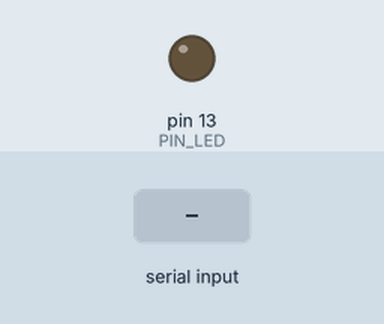
Bench run of a sketch on a simulated Arduino Leonardo, built with avr-gcc and run on an emulated ATmega32U4. Parts: output pins drawn as LEDs (lit = HIGH). The inputs (shaded band) are chosen by the test bench. USB keyboard and mouse output is not drawn.

Above: at 1.2 s.
1.3 s: "90,45,200\n" received over Serial
At 2.1 s:
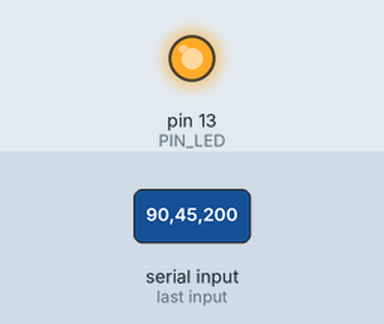
Timing chart, 0 to 4.3 s (numbered marks = the images above; inputs shaded):
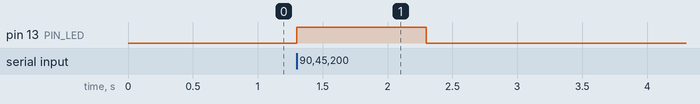

The sketch:

ArduinoArcade.ino
```cpp
/* ------------------------- */
/* -     User Settings     - */
/* ------------------------- */

#define PIN_UP (0)
#define DEF_UP (KEY_UP_ARROW)
#define PIN_DOWN (1)
#define DEF_DOWN (KEY_DOWN_ARROW)
#define PIN_LEFT (2)
#define DEF_LEFT (KEY_LEFT_ARROW)
#define PIN_RIGHT (3)
#define DEF_RIGHT (KEY_RIGHT_ARROW)

#define PIN_BTN1 (4)
#define DEF_BTN1 ('a')
#define PIN_BTN2 (5)
#define DEF_BTN2 ('z')
#define PIN_BTN3 (6)
#define DEF_BTN3 ('s')
#define PIN_BTN4 (7)
#define DEF_BTN4 ('x')
#define PIN_BTN5 (8)
#define DEF_BTN5 ('d')
#define PIN_BTN6 (9)
#define DEF_BTN6 ('c')
#define PIN_BTN7 (10)
#define DEF_BTN7 ('f')
#define PIN_BTN8 (11)
#define DEF_BTN8 ('v')
//#define PIN_BTN9 (12)
//#define DEF_BTN9 ('g')
//#define PIN_BTN10 (14)
//#define DEF_BTN10 ('b')
//#define PIN_BTN11 (15)
//#define DEF_BTN11 ('h')
//#define PIN_BTN12 (16)
//#define DEF_BTN12 ('n')

// Uncomment this line if you experienced double input.
#define DEBOUNCE_MODE
#define DEBOUNCE_TIME_MS (8)


/* ------------------------- */
/* -     Source Codes      - */
/* ------------------------- */

#include <EEPROM.h>
#include <Keyboard.h>
#define VALID_HASH (0x213B)
#define PIN_LED (13)
#define EEPROM_ADDR_OFFSET (0)


const byte keyPins[] = {PIN_UP, PIN_DOWN, PIN_LEFT, PIN_RIGHT
#ifdef PIN_BTN12
, PIN_BTN1, PIN_BTN2, PIN_BTN3, PIN_BTN4, PIN_BTN5, PIN_BTN6, PIN_BTN7, PIN_BTN8, PIN_BTN9, PIN_BTN10, PIN_BTN11, PIN_BTN12};
char keyMap[] = {DEF_UP, DEF_DOWN, DEF_LEFT, DEF_RIGHT, DEF_BTN1, DEF_BTN2, DEF_BTN3, DEF_BTN4, DEF_BTN5, DEF_BTN6, DEF_BTN7, DEF_BTN8, DEF_BTN9, DEF_BTN10, DEF_BTN11, DEF_BTN12};
#elif PIN_BTN11
, PIN_BTN1, PIN_BTN2, PIN_BTN3, PIN_BTN4, PIN_BTN5, PIN_BTN6, PIN_BTN7, PIN_BTN8, PIN_BTN9, PIN_BTN10, PIN_BTN11};
char keyMap[] = {DEF_UP, DEF_DOWN, DEF_LEFT, DEF_RIGHT, DEF_BTN1, DEF_BTN2, DEF_BTN3, DEF_BTN4, DEF_BTN5, DEF_BTN6, DEF_BTN7, DEF_BTN8, DEF_BTN9, DEF_BTN10, DEF_BTN11};
#elif PIN_BTN10
, PIN_BTN1, PIN_BTN2, PIN_BTN3, PIN_BTN4, PIN_BTN5, PIN_BTN6, PIN_BTN7, PIN_BTN8, PIN_BTN9, PIN_BTN10};
char keyMap[] = {DEF_UP, DEF_DOWN, DEF_LEFT, DEF_RIGHT, DEF_BTN1, DEF_BTN2, DEF_BTN3, DEF_BTN4, DEF_BTN5, DEF_BTN6, DEF_BTN7, DEF_BTN8, DEF_BTN9, DEF_BTN10};
#elif PIN_BTN9
, PIN_BTN1, PIN_BTN2, PIN_BTN3, PIN_BTN4, PIN_BTN5, PIN_BTN6, PIN_BTN7, PIN_BTN8, PIN_BTN9};
char keyMap[] = {DEF_UP, DEF_DOWN, DEF_LEFT, DEF_RIGHT, DEF_BTN1, DEF_BTN2, DEF_BTN3, DEF_BTN4, DEF_BTN5, DEF_BTN6, DEF_BTN7, DEF_BTN8, DEF_BTN9};
#elif PIN_BTN8
, PIN_BTN1, PIN_BTN2, PIN_BTN3, PIN_BTN4, PIN_BTN5, PIN_BTN6, PIN_BTN7, PIN_BTN8};
char keyMap[] = {DEF_UP, DEF_DOWN, DEF_LEFT, DEF_RIGHT, DEF_BTN1, DEF_BTN2, DEF_BTN3, DEF_BTN4, DEF_BTN5, DEF_BTN6, DEF_BTN7, DEF_BTN8};
#elif PIN_BTN7
, PIN_BTN1, PIN_BTN2, PIN_BTN3, PIN_BTN4, PIN_BTN5, PIN_BTN6, PIN_BTN7};
char keyMap[] = {DEF_UP, DEF_DOWN, DEF_LEFT, DEF_RIGHT, DEF_BTN1, DEF_BTN2, DEF_BTN3, DEF_BTN4, DEF_BTN5, DEF_BTN6, DEF_BTN7};
#elif PIN_BTN6
, PIN_BTN1, PIN_BTN2, PIN_BTN3, PIN_BTN4, PIN_BTN5, PIN_BTN6};
char keyMap[] = {DEF_UP, DEF_DOWN, DEF_LEFT, DEF_RIGHT, DEF_BTN1, DEF_BTN2, DEF_BTN3, DEF_BTN4, DEF_BTN5, DEF_BTN6};
#elif PIN_BTN5
, PIN_BTN1, PIN_BTN2, PIN_BTN3, PIN_BTN4, PIN_BTN5};
char keyMap[] = {DEF_UP, DEF_DOWN, DEF_LEFT, DEF_RIGHT, DEF_BTN1, DEF_BTN2, DEF_BTN3, DEF_BTN4, DEF_BTN5};
#elif PIN_BTN4
, PIN_BTN1, PIN_BTN2, PIN_BTN3, PIN_BTN4};
char keyMap[] = {DEF_UP, DEF_DOWN, DEF_LEFT, DEF_RIGHT, DEF_BTN1, DEF_BTN2, DEF_BTN3, DEF_BTN4};
#elif PIN_BTN3
, PIN_BTN1, PIN_BTN2, PIN_BTN3};
char keyMap[] = {DEF_UP, DEF_DOWN, DEF_LEFT, DEF_RIGHT, DEF_BTN1, DEF_BTN2, DEF_BTN3};
#elif PIN_BTN2
, PIN_BTN1, PIN_BTN2};
char keyMap[] = {DEF_UP, DEF_DOWN, DEF_LEFT, DEF_RIGHT, DEF_BTN1, DEF_BTN2};
#elif PIN_BTN1
, PIN_BTN1};
char keyMap[] = {DEF_UP, DEF_DOWN, DEF_LEFT, DEF_RIGHT, DEF_BTN1};
#else
char keyMap[] = {DEF_UP, DEF_DOWN, DEF_LEFT, DEF_RIGHT};
};
#endif
const byte pinsLength = sizeof(keyPins) / sizeof(byte);
bool pressingStates[pinsLength];
#ifdef DEBOUNCE_MODE
unsigned long stateChangedTime[pinsLength];
#endif

// Read 2 Bytes int from the EEPROM
int readMem(int address) {
  int buffer;
  byte *ptr = (byte *)&buffer;
  address *= 2;
  address += EEPROM_ADDR_OFFSET;
  *ptr++ = EEPROM.read(address++);
  *ptr++ = EEPROM.read(address++);
  return buffer;
}

// Write 2 Bytes int to the EEPROM
void writeMem(int address, const int value) {
  byte *ptr = (byte *)&value;
  address *= 2;
  address += EEPROM_ADDR_OFFSET;
  EEPROM.update(address++, *ptr++);//update
  EEPROM.update(address++, *ptr++);
}

// Load a keymap from the EEPROM
bool loadKeyMap(byte * map, byte length) {
  if(readMem(0) != VALID_HASH || readMem(1) != length) {
    return false;
  }
  for (byte i = 0; i < length; i++) {
    map[i] = readMem(2 + i);
  }
  return true;
}

// Write a keymap from the EEPROM
void saveKeyMap(const byte * map, byte length) {
  writeMem(0, 0);
  for (byte i = 0; i < length; i++) {
    writeMem(2 + i, map[i]);
  }
  writeMem(0, VALID_HASH);
  writeMem(1, length);
}

// Arduino initial setup
void setup() {
  // Setup pins and key map
  for (byte i = 0; i < pinsLength; i++) {
    pinMode(keyPins[i], INPUT_PULLUP);
    keyMap[i] = 0;
    pressingStates[i] = false;
    #ifdef DEBOUNCE_MODE
    stateChangedTime[i] = 0;
    #endif
  }
  pinMode(PIN_LED, OUTPUT);

  // Load keymap
  loadKeyMap(keyMap, pinsLength);

  // Begin peripherals
  Serial.begin(9600, SERIAL_8N1);
  Keyboard.begin();
}

// Arduino main loop
void loop() {
  // Check for keymap updates
  if (Serial.available() > 0) {
    digitalWrite(PIN_LED, HIGH);
    // Get keymap
    String receivedString = Serial.readString();  // 128,135,122,155 ...
    char *received = receivedString.c_str();
    // Tokenize key map
    byte tokIndex = 0;
    char *tokPtr = strtok(received, ",");  // takes a list of delimiters
    char *toks[pinsLength];
    while(tokPtr != NULL) {
      toks[tokIndex++] = tokPtr;
      tokPtr = strtok(NULL, ",");
      if (tokIndex >= pinsLength) {
        break;
      }
    }
    // If validated
    if (tokIndex == pinsLength) {
      // Apply key map
      for (int i = 0; i < pinsLength; i++) {
        keyMap[i] = atoi(toks[i]);
      }
      // Release keys
      Keyboard.releaseAll();
      // Save keymap
      saveKeyMap(keyMap, pinsLength);
    }
    digitalWrite(PIN_LED, LOW);
  }

  // Process Keys (Prevent double input)
  #ifdef DEBOUNCE_MODE
  unsigned long current = millis();
  char key;
  bool state;
  for (byte i = 0; i < pinsLength; i++) {
    key = keyMap[i];
    if (key == 0) {
      continue;
    }
    state = digitalRead(keyPins[i]) == LOW;
    if (state == true  && pressingStates[i] == false && current - stateChangedTime[i] >= DEBOUNCE_TIME_MS) {
      Keyboard.press(key);
      pressingStates[i] = true;
      stateChangedTime[i] = current;
    } else if (state == false && pressingStates[i] == true && current - stateChangedTime[i] >= DEBOUNCE_TIME_MS) {
      Keyboard.release(key);
      pressingStates[i] = false;
      stateChangedTime[i] = current;
    }
  }
  // Process Keys (Don't prevent double input)
  #else
  char key;
  int state;
  for (byte i = 0; i < pinsLength; i++) {
    key = keyMap[i];
    if (key == 0) {
      continue;
    }
    state = digitalRead(keyPins[i]) == LOW;
    if (state == true && pressingStates[i] == false) {
      Keyboard.press(key);
      pressingStates[i] = true;
    } else if (state == false && pressingStates[i] == true) {
      Keyboard.release(key);
      pressingStates[i] = false;
    }
  }
  #endif
}
```

Measured:
- after the input at 1.3 s, pin 13 (PIN_LED): LOW → HIGH at once, → LOW 1.0 s later
